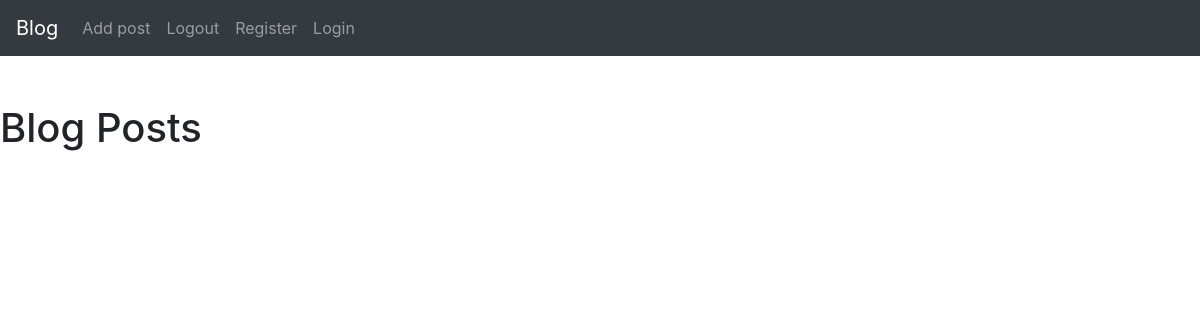
Before: / with the older database file.
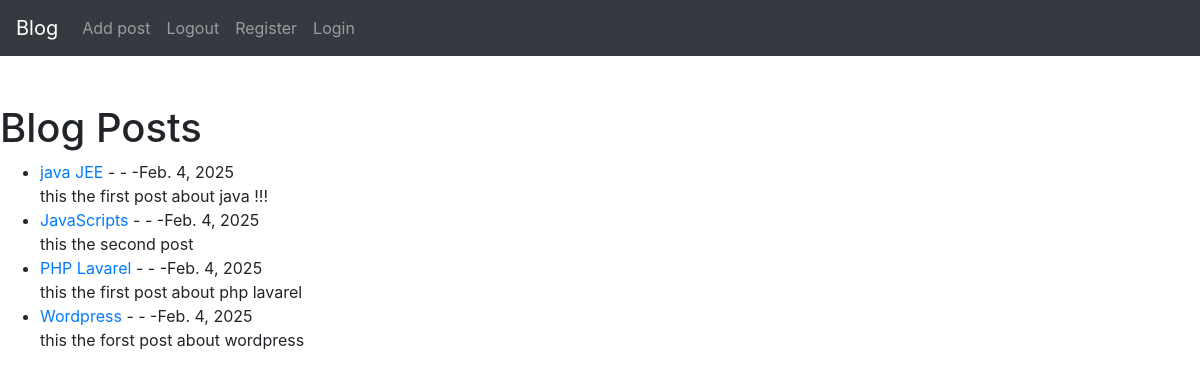
After: the same page with the newer database file.
### blog/models.py (models this page shows, shortened)
class Post(models.Model):
    title = models.CharField(max_length=255)
    title_tag = models.CharField(max_length=255, default='')
    author = models.ForeignKey(User, on_delete=models.CASCADE)
    body = models.TextField()
    post_date = models.DateField(auto_now_add=True)

### blog/views.py (the view)
# urls.py: path('',HomeView.as_view(), name='home' ),
class HomeView(ListView):
    model = Post
    template_name = 'home.html'
    ordering = ['-post_date']  #  ordering the posts by date

### blog/templates/home.html
{% extends 'base.html' %}
{% block content %}
<br/> <br/>
<h1> Blog Posts  </h1>
<ul>
{% for post in object_list %}
      <li> <a  href =" #"> {{post.title}} </a>
       -{{post.author.first_name}}
       -{{post.author.last_name}}
       -{{post.post_date}}
        <br/>
       {{post.body|slice:":200"|safe }}</li>
{% endfor %}
</ul>
{% endblock %}

### blog/templates/base.html (shortened to what this page needs)
<!doctype html>
<html lang="en">
  <head>
    <link rel="stylesheet" href="https://cdn.jsdelivr.net/npm/bootstrap@4.6.2/dist/css/bootstrap.min.css">
  </head>
  <body>
    <nav class="navbar navbar-expand-lg navbar-dark bg-dark">
        <a class="navbar-brand" href="{% url 'home'%}">Blog</a>
        <div class="collapse navbar-collapse" id="navbarSupportedContent">
          <ul class="navbar-nav mr-auto">
            <li class="nav-item">
              <a class="nav-link" href="#">Add post</a>
            </li>
            <li class="nav-item">
              <a class="nav-link" href="#">Logout</a>
            </li>
            <li class="nav-item">
              <a class="nav-link" href="#">Register</a>
            </li>
            <li class="nav-item">
              <a class="nav-link" href="#">Login</a>
            </li>
          </ul>
        </div>
      </nav>
    {% block content %}
    {% endblock %}
  </body>
</html>

Changed rows visible on the page:
added Post: title "java JEE", post_date "Feb. 4, 2025", body "this the first post about java !!!"
added Post: title "JavaScripts", post_date "Feb. 4, 2025", body "this the second post"
added Post: title "PHP Lavarel", post_date "Feb. 4, 2025", body "this the first post about php lavarel"
added Post: title "Wordpress", post_date "Feb. 4, 2025", body "this the forst post about wordpress"
